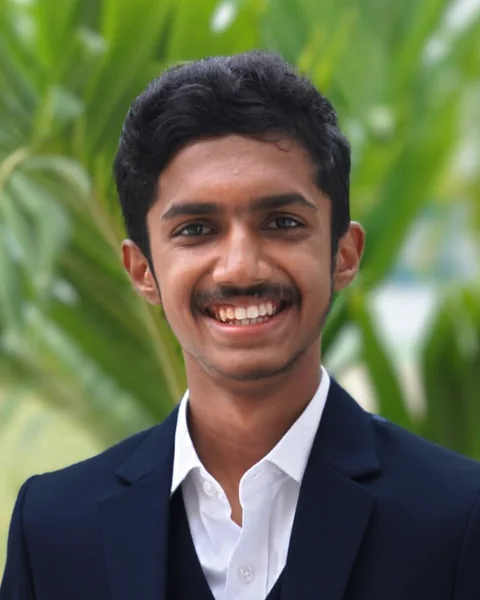
#> input picture team/portraits/adip.webp, 480 x 600 px
$ python -i build_portraits.py   (imports and definitions only)
#> lines starting #> are read from the running program, lines starting #| are printed output that depends on the picture
#!/usr/bin/env python3
"""Cut every team photo to the same 4:5 portrait, centred on the face, so nobody's head is cropped.

  python tools/build_portraits.py            # all images in team/
  python tools/build_portraits.py nir.jpeg   # just one

Writes team/portraits/<name>.webp (480x600). The originals are left alone.
Needs: pip install opencv-python-headless pillow numpy
"""
import os, sys
import cv2, numpy as np
from PIL import Image

ROOT = os.path.dirname(os.path.dirname(os.path.abspath(__file__)))
SRC, OUT = os.path.join(ROOT, "team"), os.path.join(ROOT, "team", "portraits")
W, H = 480, 600
# where the face was found by hand for photos the detector misses: (centre x, centre y, face height) as fractions
MANUAL = {}

cascade = cv2.CascadeClassifier(cv2.data.haarcascades + "haarcascade_frontalface_default.xml")


def face_box(rgb):
    gray = cv2.cvtColor(rgb, cv2.COLOR_RGB2GRAY)
    scale = 900 / max(gray.shape)
    small = cv2.resize(gray, None, fx=scale, fy=scale) if scale < 1 else gray
    s = scale if scale < 1 else 1
    for neighbours in (8, 5, 3):
        faces = cascade.detectMultiScale(small, scaleFactor=1.08, minNeighbors=neighbours, minSize=(int(small.shape[1] * .08),) * 2)
        if len(faces):
            x, y, w, h = max(faces, key=lambda f: f[2] * f[3])
            return x / s, y / s, w / s, h / s
    return None


def build(name):
#> called with name = '../team/portraits/adip.webp'
    im = Image.open(os.path.join(SRC, name))
#> im is the input picture: PIL image 480x600 RGB; mean R, G, B 101.2, 108.2, 78.7
    rgba = im.convert("RGBA")
    rgb = np.asarray(Image.alpha_composite(Image.new("RGBA", rgba.size, (31, 40, 59, 255)), rgba).convert("RGB"))
    ih, iw = rgb.shape[:2]
#> ih = 600; iw = 480
    if name in MANUAL:
        cx, cy, fh = MANUAL[name]; cx, cy, fh = cx * iw, cy * ih, fh * ih; how = "manual"
    else:
        fb = face_box(rgb)
#> in face_box, `gray = cv2.cvtColor(rgb, cv2.COLOR_RGB2GRAY)`:
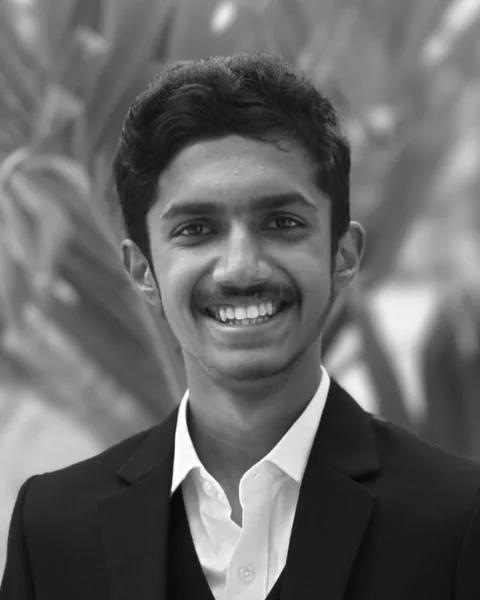
#> gray: shape (600, 480); min 7, max 255, mean 102.7
#> the loop in face_box, `for neighbours in (8, 5, 3):` made 1 pass
#> (x, y, w, h) on pass 1: (112, 125, 251, 251)
#> fb = (112, 125, 251, 251)
        if fb: x, y, w, h = fb; cx, cy, fh = x + w / 2, y + h / 2, h; how = "face"
#> after `x, y, w, h = fb`: x = 112; y = 125; w = 251; h = 251
#> after `cx, cy, fh = (x + w / 2, y + h / 2, h)`: cx = 237.5; cy = 250.5; fh = 251
        else: cx, cy, fh = iw / 2, ih * .38, ih * .3; how = "GUESS"
    # frame: the face takes about 42% of the height, with its centre 42% of the way down
    ch = fh / .42; cw = ch * W / H
#> after `ch = fh / 0.42`: ch = 597.6
#> after `cw = ch * W / H`: cw = 478.1
    if cw > iw: cw = iw; ch = cw * H / W
    if ch > ih: ch = ih; cw = ch * W / H
    left = min(max(cx - cw / 2, 0), iw - cw); top = min(max(cy - ch * .42, 0), ih - ch)
#> after `left = min(max(cx - cw / 2, 0), iw - cw)`: left = 0
#> after `top = min(max(cy - ch * 0.42, 0), ih - ch)`: top = 0
    crop = rgba.crop((round(left), round(top), round(left + cw), round(top + ch))).resize((W, H), Image.LANCZOS)
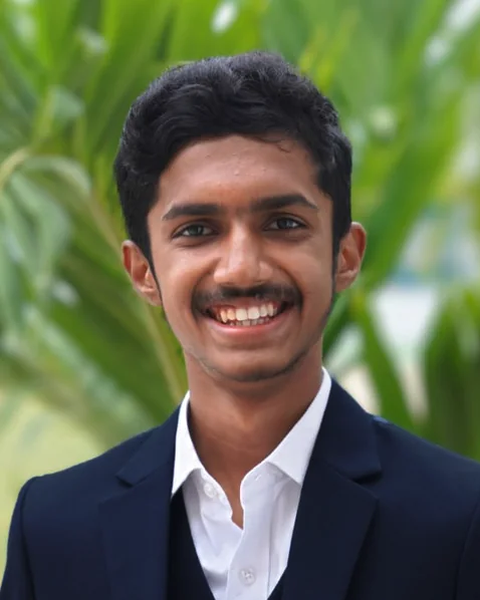
#> crop: PIL image 480x600 RGBA; mean R, G, B, A 101.4, 108.4, 78.8, 255
    os.makedirs(OUT, exist_ok=True)
    out = os.path.join(OUT, os.path.splitext(name)[0] + ".webp")
    crop.save(out, "WEBP", quality=84, method=6)
    print(f"{name:18s} {how:6s} {iw}x{ih} -> {os.path.relpath(out, ROOT)} {os.path.getsize(out)//1024} KB")
#| ../team/portraits/adip.webp face   480x600 -> team/team/portraits/adip.webp 17 KB


# [4 lines not run here, left out]

>>> result = build('../team/portraits/adip.webp')

$ run again, on team/portraits/ishan.webp
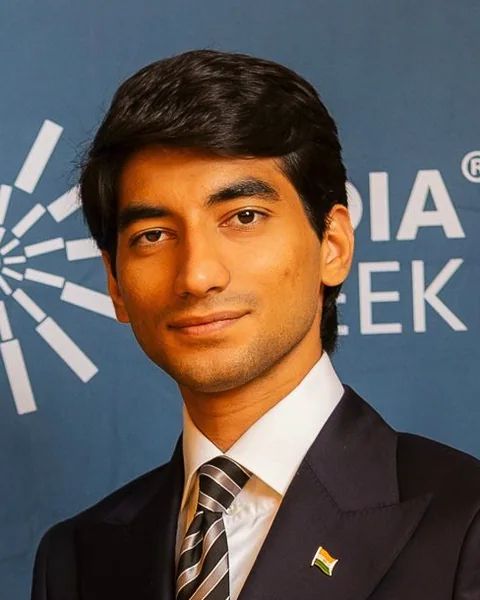
#> input picture team/portraits/ishan.webp, 480 x 600 px
#> in build, im is the input picture: PIL image 480x600 RGB; mean R, G, B 98.7, 90, 86
#> in face_box, `gray = cv2.cvtColor(rgb, cv2.COLOR_RGB2GRAY)`:
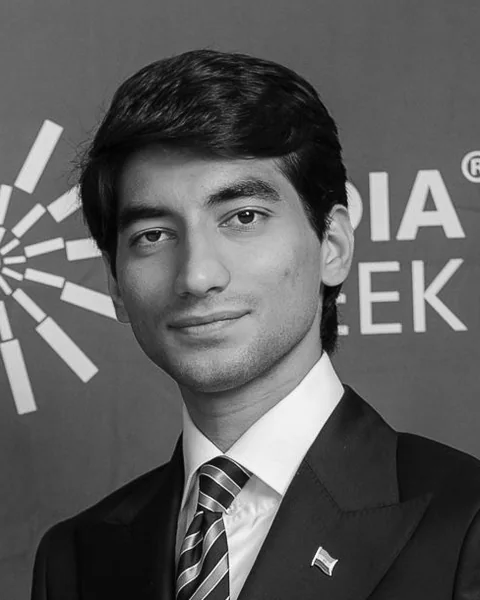
#> gray: shape (600, 480); min 0, max 255, mean 92.1
#> the loop in face_box, `for neighbours in (8, 5, 3):` made 1 pass
#> (x, y, w, h) on pass 1: (72, 127, 253, 253)
#> fb = (72, 127, 253, 253)
#> in build, `x, y, w, h = fb`: x = 72; y = 127; w = 253
#> cx = 198.5; cy = 253.5; fh = 253
#> in build, `ch = fh / 0.42`: ch = 602.4
#> in build, `cw = ch * W / H`: cw = 481.9
#> left = 0
#| ../team/portraits/ishan.webp face   480x600 -> team/team/portraits/ishan.webp 25 KB

$ run again, on team/portraits/khushi.webp
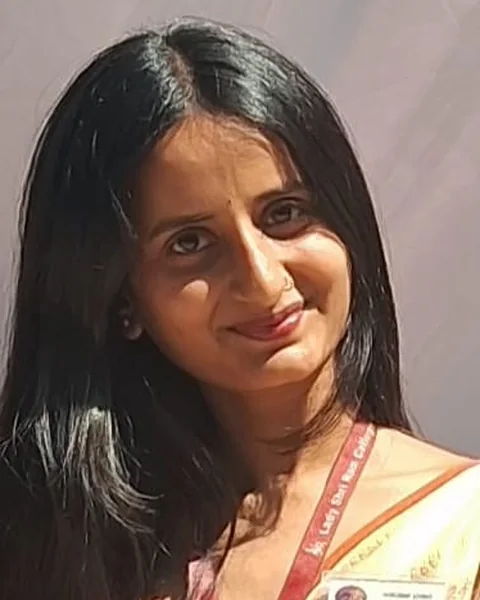
#> input picture team/portraits/khushi.webp, 480 x 600 px
#> in build, im is the input picture: PIL image 480x600 RGB; mean R, G, B 125.2, 103.9, 92.6
#> in face_box, `gray = cv2.cvtColor(rgb, cv2.COLOR_RGB2GRAY)`:
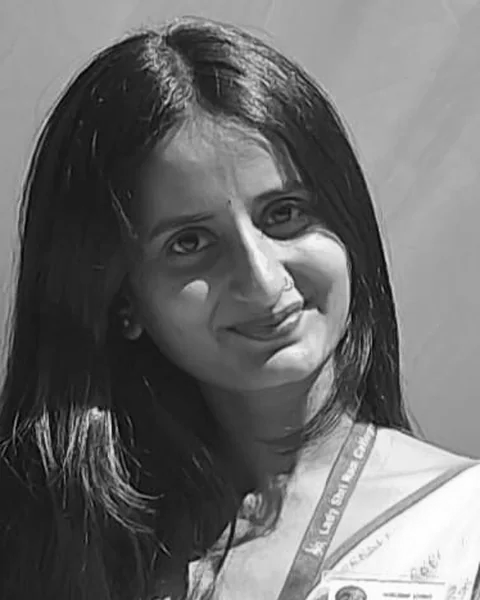
#> gray: shape (600, 480); min 0, max 255, mean 109
#> the loop in face_box, `for neighbours in (8, 5, 3):` made 3 passes
#> (x, y, w, h) on pass 3: (101, 124, 281, 281)
#> fb = (101, 124, 281, 281)
#> in build, `x, y, w, h = fb`: x = 101; y = 124; w = 281
#> cx = 241.5; cy = 264.5; fh = 281
#> in build, `ch = fh / 0.42`: ch = 669
#> in build, `cw = ch * W / H`: cw = 535.2
#> left = 0
#| ../team/portraits/khushi.webp face   480x600 -> team/team/portraits/khushi.webp 22 KB

$ run again, on team/portraits/nicla.webp
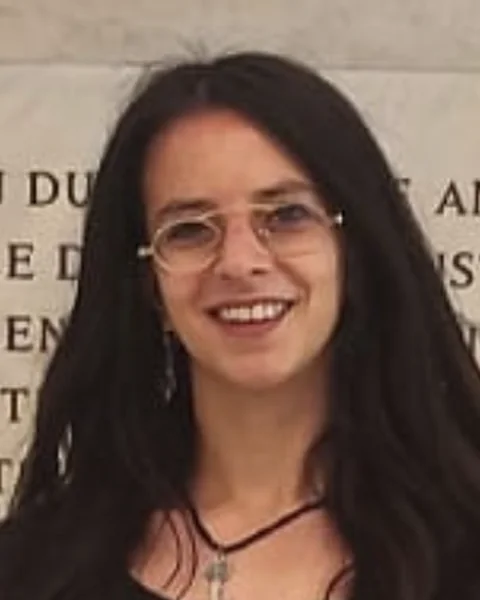
#> input picture team/portraits/nicla.webp, 480 x 600 px
#> in build, im is the input picture: PIL image 480x600 RGB; mean R, G, B 113.4, 90.2, 77.8
#> in face_box, `gray = cv2.cvtColor(rgb, cv2.COLOR_RGB2GRAY)`:
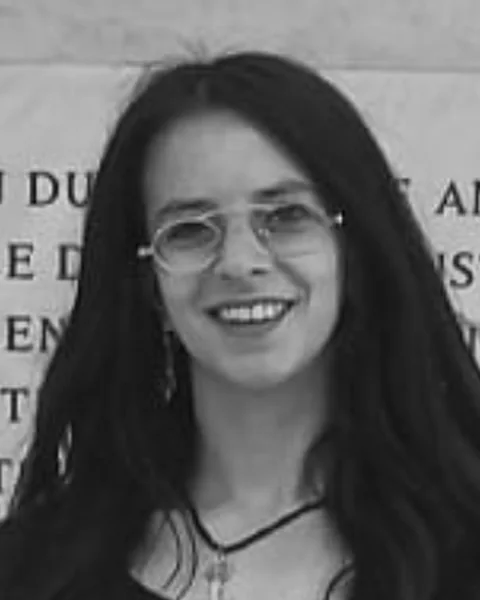
#> gray: shape (600, 480); min 0, max 220, mean 95.8
#> the loop in face_box, `for neighbours in (8, 5, 3):` made 1 pass
#> (x, y, w, h) on pass 1: (112, 124, 257, 257)
#> fb = (112, 124, 257, 257)
#> in build, `x, y, w, h = fb`: x = 112; y = 124; w = 257
#> cx = 240.5; cy = 252.5; fh = 257
#> in build, `ch = fh / 0.42`: ch = 611.9
#> in build, `cw = ch * W / H`: cw = 489.5
#> left = 0
#| ../team/portraits/nicla.webp face   480x600 -> team/team/portraits/nicla.webp 12 KB
